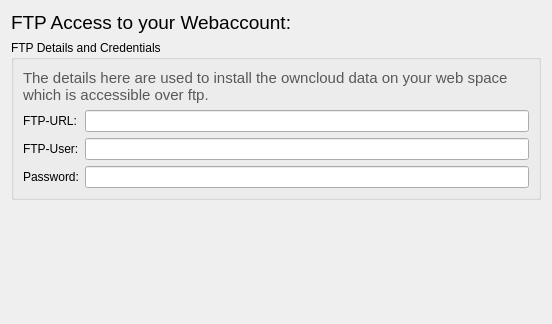
<?xml version="1.0" encoding="UTF-8"?>
<ui version="4.0">
 <class>OwncloudFTPAccessPage</class>
 <widget class="QWidget" name="OwncloudFTPAccessPage">
  <property name="geometry">
   <rect>
    <x>0</x>
    <y>0</y>
    <width>548</width>
    <height>324</height>
   </rect>
  </property>
  <property name="windowTitle">
   <string>Form</string>
  </property>
  <layout class="QGridLayout" name="gridLayout_3">
   <item row="0" column="0">
    <layout class="QHBoxLayout" name="horizontalLayout_12">
     <item>
      <widget class="QLabel" name="label_3">
       <property name="font">
        <font>
         <pointsize>14</pointsize>
         <weight>50</weight>
         <bold>false</bold>
        </font>
       </property>
       <property name="text">
        <string>FTP Access to your Webaccount:</string>
       </property>
      </widget>
     </item>
     <item>
      <spacer name="horizontalSpacer_17">
       <property name="orientation">
        <enum>Qt::Horizontal</enum>
       </property>
       <property name="sizeHint" stdset="0">
        <size>
         <width>40</width>
         <height>20</height>
        </size>
       </property>
      </spacer>
     </item>
    </layout>
   </item>
   <item row="1" column="0">
    <widget class="QGroupBox" name="groupBox">
     <property name="title">
      <string>FTP Details and Credentials</string>
     </property>
     <layout class="QGridLayout" name="gridLayout_2">
      <item row="0" column="0">
       <widget class="QLabel" name="label_4">
        <property name="text">
         <string>&lt;!DOCTYPE HTML PUBLIC &quot;-//W3C//DTD HTML 4.0//EN&quot; &quot;http://www.w3.org/TR/REC-html40/strict.dtd&quot;&gt;
&lt;html&gt;&lt;head&gt;&lt;meta name=&quot;qrichtext&quot; content=&quot;1&quot; /&gt;&lt;style type=&quot;text/css&quot;&gt;
p, li { white-space: pre-wrap; }
&lt;/style&gt;&lt;/head&gt;&lt;body style=&quot; font-family:'Sans Serif'; font-size:11pt; font-weight:400; font-style:normal;&quot;&gt;
&lt;p style=&quot; margin-top:0px; margin-bottom:0px; margin-left:0px; margin-right:0px; -qt-block-indent:0; text-indent:0px;&quot;&gt;&lt;span style=&quot; color:#585858;&quot;&gt;The details here are used to install the owncloud data on your web space which is accessible over ftp. &lt;/span&gt;&lt;/p&gt;&lt;/body&gt;&lt;/html&gt;</string>
        </property>
        <property name="textFormat">
         <enum>Qt::AutoText</enum>
        </property>
        <property name="wordWrap">
         <bool>true</bool>
        </property>
        <property name="openExternalLinks">
         <bool>true</bool>
        </property>
       </widget>
      </item>
      <item row="1" column="0">
       <layout class="QGridLayout" name="gridLayout">
        <item row="0" column="0">
         <widget class="QLabel" name="label">
          <property name="text">
           <string>FTP-URL:</string>
          </property>
         </widget>
        </item>
        <item row="0" column="1">
         <widget class="QLineEdit" name="ftpUrlEdit">
          <property name="text">
           <string/>
          </property>
         </widget>
        </item>
        <item row="1" column="0">
         <widget class="QLabel" name="label_2">
          <property name="text">
           <string>FTP-User:</string>
          </property>
         </widget>
        </item>
        <item row="1" column="1">
         <widget class="QLineEdit" name="ftpUserEdit">
          <property name="text">
           <string/>
          </property>
         </widget>
        </item>
        <item row="2" column="0">
         <widget class="QLabel" name="label_5">
          <property name="text">
           <string>Password:</string>
          </property>
         </widget>
        </item>
        <item row="2" column="1">
         <widget class="QLineEdit" name="ftpPasswdEdit">
          <property name="text">
           <string/>
          </property>
          <property name="echoMode">
           <enum>QLineEdit::Password</enum>
          </property>
         </widget>
        </item>
       </layout>
      </item>
     </layout>
    </widget>
   </item>
   <item row="2" column="0">
    <spacer name="verticalSpacer">
     <property name="orientation">
      <enum>Qt::Vertical</enum>
     </property>
     <property name="sizeHint" stdset="0">
      <size>
       <width>530</width>
       <height>114</height>
      </size>
     </property>
    </spacer>
   </item>
  </layout>
 </widget>
 <resources/>
 <connections/>
</ui>
